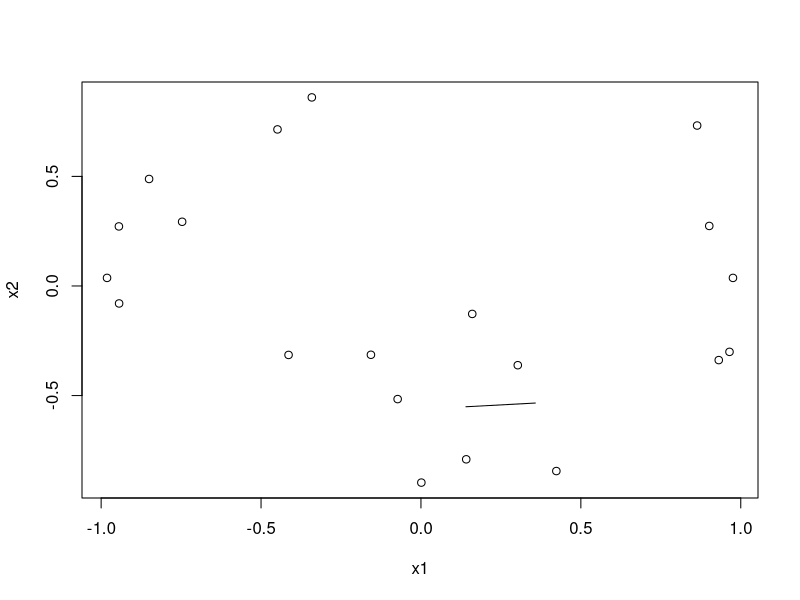

The R source for this figure: (Note: this script raises an error after producing the figure.)

# storage variables
percentIncorrect <- -100000
nIterationsToConverge <- -100000


for (i in 1:100){


## number of observations in dataset
nTrain = 10
nControl =10
N <- nTrain + nControl

## create x values for dataset D

x0 <- rep(1, times = N)
x1 <- runif(N,-1,1)
x2 <- runif(N,-1,1)
D <- cbind(x0,x1,x2)

## create target function based on 2 random points

p1 <- t(runif(2,-1,1))
p2 <- t(runif(2,-1,1))
A  <- rbind(p1,p2)

# solve random function with w0 chosen as 1

b <- c(-1,-1)
w1_2 <- solve(A,b)

# create target function w vector
trueW <- c(1,(w1_2))
trueY <- D %*% trueW 

y <- rep(1,N)
y[trueY < 0] <- -1




# plot target function line and dataset values

plot(D[,c(2,3)])
lines(A)

Dtrain   <- D[c(1:nTrain),]
Dcontrol <- D[c((nTrain+1):N),]
yTrain   <- y[1:nTrain]
yControl <- y[(nTrain+1):N]



# run perceptron

perceptron(dataX = Dtrain, nIterations = 10000, y = yTrain)

g
nIteration
recordIncorrectCases
# predict 1 and -1 based on current set of w's
        yControlEst           <- as.numeric(Dcontrol %*% g > 0)
        yControlEst[yControlEst==0] <- -1
        
        # record number of incorrect cases


        percentIncorrect[i]      <- 1-mean(yControlEst == yControl)
        nIterationsToConverge[i] <- nIteration

}
percentIncorrect
nIterationsToConverge
mean(percentIncorrect)
mean(nIterationsToConverge)
mean(nIterationsToConverge[nIterationsToConverge!=10000])



